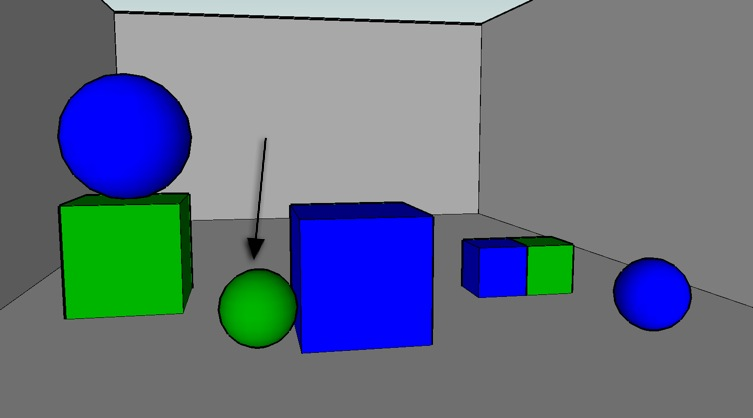
#> input picture 2018/1.jpg, 753 x 418 px
$ python image_operations.py   (older library calls are emulated)
#> lines starting #> are read from the running program, lines starting #| are printed output that depends on the picture
from skimage.io import imread, imsave
from skimage.color import rgb2gray, rgb2grey, rgb2hsv

# read the image
inp_image = imread("./1.jpg")
#> inp_image is the input picture: shape (418, 753, 3); mean R, G, B 101.7, 113.3, 130.9
# replace the path above with the absolute path of the image you want to read

#write image back to file

#parameter 1: path where the image has to be saved.
#parameter 2: the array of the image.
imsave("./1-new.jpg",inp_image)

# turn the image into a grey image

img_grey = rgb2grey(inp_image) # rgb2gray(inp_image) can also be used
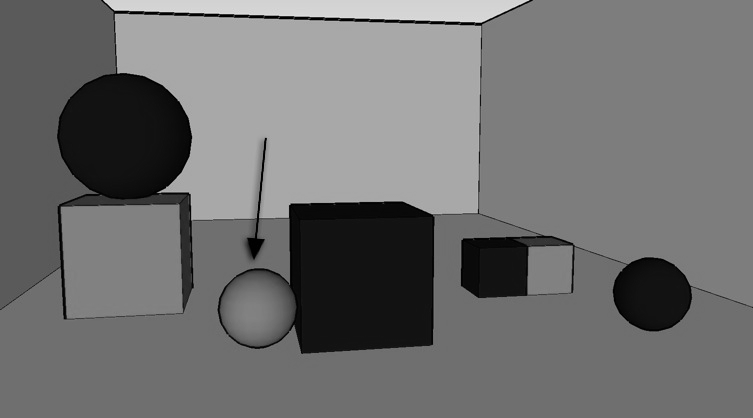
#> img_grey: shape (418, 753) float64; min 0, max 0.896, mean 0.44
print(img_grey.shape)
#| (418, 753)

imsave("./1_grey.jpg",img_grey)

# turn to hsv

hsv_img = rgb2hsv(inp_image)
#> hsv_img: shape (418, 753, 3) float64; mean of channels 0, 1, 2 0.15, 0.211, 0.558
#> (the run stopped early here; a loop or call above may not have finished)
